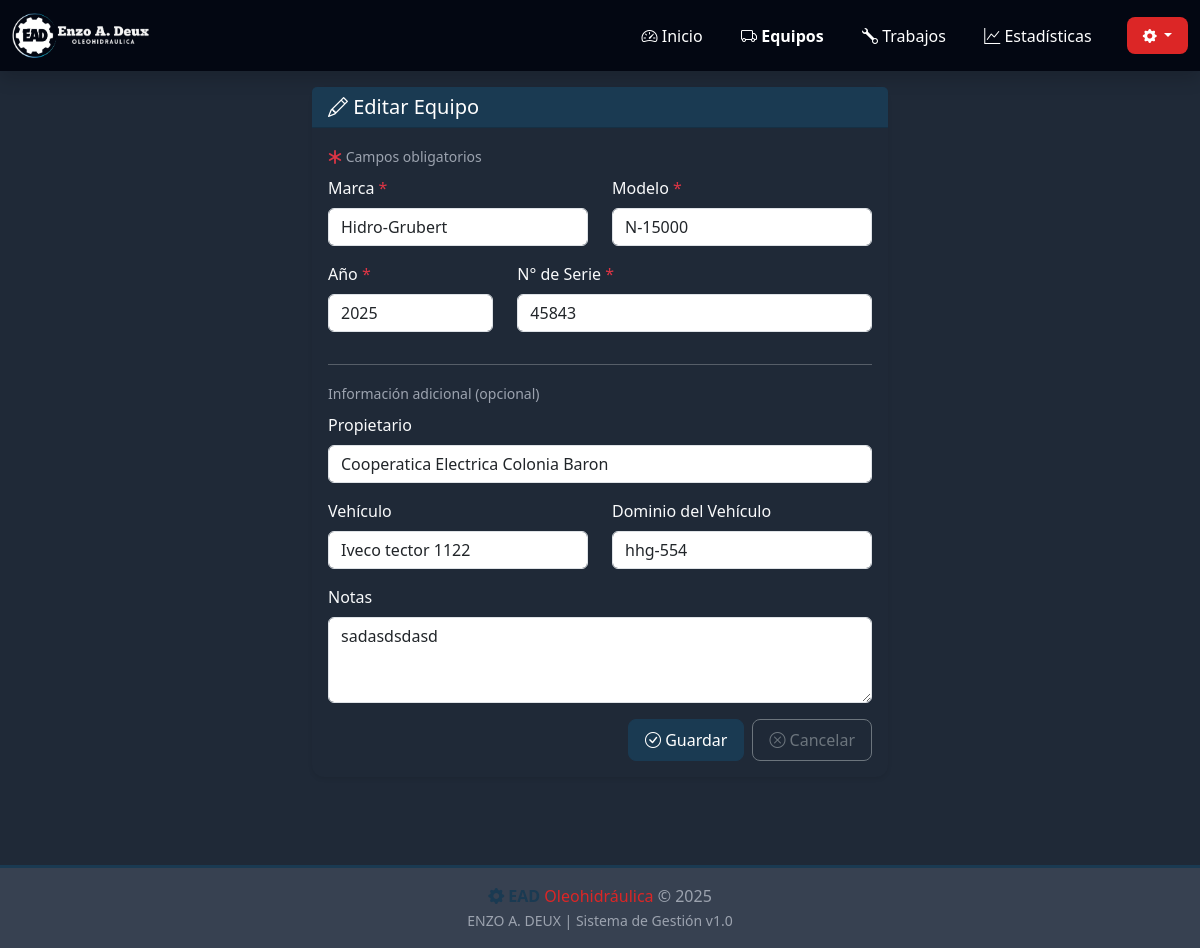
Screenshot of /equipo/1/editar with the database file from the repository.
### app_web.py (models this page shows)
class BaseModel(Model):
    class Meta:
        database = db

class Equipment(BaseModel):
    marca = CharField()
    modelo = CharField()
    anio = IntegerField()
    n_serie = CharField()
    propietario = CharField(null=True)
    vehiculo = CharField(null=True)
    dominio = CharField(null=True)
    notes = TextField(null=True)

### app_web.py (the view, shortened to what this page needs)
@app.route('/equipo/<int:equipo_id>/editar', methods=['GET', 'POST'])
def equipo_edit(equipo_id):
    equipo = Equipment.get_by_id(equipo_id)
    marcas = list(set([eq.marca for eq in Equipment.select()]))
    propietarios = list(set([eq.propietario for eq in Equipment.select() if eq.propietario]))
    return render_template('equipo_form.html',
                         equipo=equipo,
                         marcas=json.dumps(marcas),
                         propietarios=json.dumps(propietarios))

### templates/equipo_form.html (shortened to what this page needs)
{% extends "base.html" %}
{% block content %}
<div class="animate-slide">
    <div class="row justify-content-center">
        <div class="col-12 col-md-8 col-lg-6">
            <div class="card">
                <div class="card-header text-white" style="background-color: var(--ead-blue);">
                    <h5 class="mb-0">
                        <i class="bi bi-{{ 'pencil' if equipo else 'plus-circle' }}"></i>
                        {{ 'Editar' if equipo else 'Nuevo' }} Equipo
                    </h5>
                </div>
                <div class="card-body">
                    <form method="post" id="equipoForm">
                        <div class="mb-2">
                            <small class="text-muted"><i class="bi bi-asterisk text-danger"></i> Campos obligatorios</small>
                        </div>
                        <div class="row">
                            <div class="col-12 col-md-6 mb-3">
                                <label for="marca" class="form-label">
                                    Marca <span class="text-danger">*</span>
                                </label>
                                <input type="text" class="form-control" id="marca" name="marca"
                                       list="marcasList" required
                                       value="{{ equipo.marca if equipo else '' }}">
                            </div>
                            <div class="col-12 col-md-6 mb-3">
                                <label for="modelo" class="form-label">
                                    Modelo <span class="text-danger">*</span>
                                </label>
                                <input type="text" class="form-control" id="modelo" name="modelo"
                                       list="modelosList" required
                                       value="{{ equipo.modelo if equipo else '' }}">
                            </div>
                        </div>
                        <div class="row">
                            <div class="col-12 col-md-4 mb-3">
                                <label for="anio" class="form-label">
                                    Año <span class="text-danger">*</span>
                                </label>
                                <input type="number" class="form-control" id="anio" name="anio"
                                       min="1900" max="2030" required
                                       value="{{ equipo.anio if equipo else '' }}">
                            </div>
                            <div class="col-12 col-md-8 mb-3">
                                <label for="n_serie" class="form-label">
                                    N° de Serie <span class="text-danger">*</span>
                                </label>
                                <input type="text" class="form-control" id="n_serie" name="n_serie" required
                                       value="{{ equipo.n_serie if equipo else '' }}">
                            </div>
                        </div>
                        <hr class="my-3">
                        <div class="mb-2">
                            <small class="text-muted">Información adicional (opcional)</small>
                        </div>
                        <div class="mb-3">
                            <label for="propietario" class="form-label">Propietario</label>
                            <input type="text" class="form-control" id="propietario" name="propietario"
                                   list="propietariosList"
                                   value="{{ equipo.propietario if equipo and equipo.propietario else '' }}">
                        </div>
                        <div class="row">
                            <div class="col-12 col-md-6 mb-3">
                                <label for="vehiculo" class="form-label">Vehículo</label>
                                <input type="text" class="form-control" id="vehiculo" name="vehiculo"
                                       value="{{ equipo.vehiculo if equipo and equipo.vehiculo else '' }}">
                            </div>
                            <div class="col-12 col-md-6 mb-3">
                                <label for="dominio" class="form-label">Dominio del Vehículo</label>
                                <input type="text" class="form-control" id="dominio" name="dominio"
                                       placeholder="Ej: ABC123"
                                       value="{{ equipo.dominio if equipo and equipo.dominio else '' }}">
                            </div>
                        </div>
                        <div class="mb-3">
                            <label for="notes" class="form-label">Notas</label>
                            <textarea class="form-control" id="notes" name="notes" rows="3">{{ equipo.notes if equipo and equipo.notes else '' }}</textarea>
                        </div>
                        <div class="d-grid gap-2 d-md-flex justify-content-md-end">
                            <button type="submit" class="btn btn-primary">
                                <i class="bi bi-check-circle"></i> Guardar
                            </button>
                            <a href="{{ '/equipo/' + equipo.id|string if equipo else '/equipos' }}"
                               class="btn btn-outline-secondary">
                                <i class="bi bi-x-circle"></i> Cancelar
                            </a>
                        </div>
                    </form>
                </div>
            </div>
        </div>
    </div>
</div>
{% endblock %}

### templates/base.html (style rules this page uses)
:root { --ead-blue: #1a3a52; --ead-red: #dc2626; --ead-light-blue: #06b6d4; --primary-color: #1a3a52; --secondary-color: #dc2626; --accent-color: #06b6d4; --success-color: #10b981; --danger-color: #ef4444; --warning-color: #f59e0b; --info-color: #06b6d4; --dark-color: #0f2942; --light-gray: #f3f4f6; --bg-color: #ffffff; --bg-secondary: #f8fafc; --text-color: #1f2937; --text-muted: #6b7280; --border-color: #e5e7eb; --card-bg: #ffffff; --navbar-bg: var(--dark-color); --sidebar-bg: var(--dark-color); }
[data-theme="dark"] { --bg-color: #111827; --bg-secondary: #1f2937; --text-color: #f9fafb; --text-muted: #9ca3af; --border-color: #374151; --card-bg: #1f2937; --navbar-bg: #030712; --sidebar-bg: #030712; --light-gray: #374151; }
* { transition: background-color 0.3s ease, color 0.3s ease, border-color 0.3s ease; }
body { background-color: var(--bg-secondary); color: var(--text-color); min-height: 100vh; }
.card { background-color: var(--card-bg); color: var(--text-color); border-color: var(--border-color); }
.text-muted { color: var(--text-muted) !important; }
.card { border: none; box-shadow: 0 2px 4px rgba(0,0,0,0.08); border-radius: 0.75rem; margin-bottom: 1.5rem; transition: all 0.3s; }
.btn { border-radius: 0.5rem; padding: 0.5rem 1rem; transition: all 0.3s; font-weight: 500; }
.btn-primary { background-color: var(--primary-color); border-color: var(--primary-color); }
.animate-slide { animation: slideIn 0.4s ease-out; }

### rows the page displays
Equipment: marca "Hidro-Grubert", modelo "N-15000", anio "2025", n_serie "45843", propietario "Cooperatica Electrica Colonia Baron", vehiculo "Iveco tector 1122", dominio "hhg-554", notes "sadasdsdasd"

### other values shown
{{ 'Editar' if equipo else 'Nuevo' }} "Editar"
